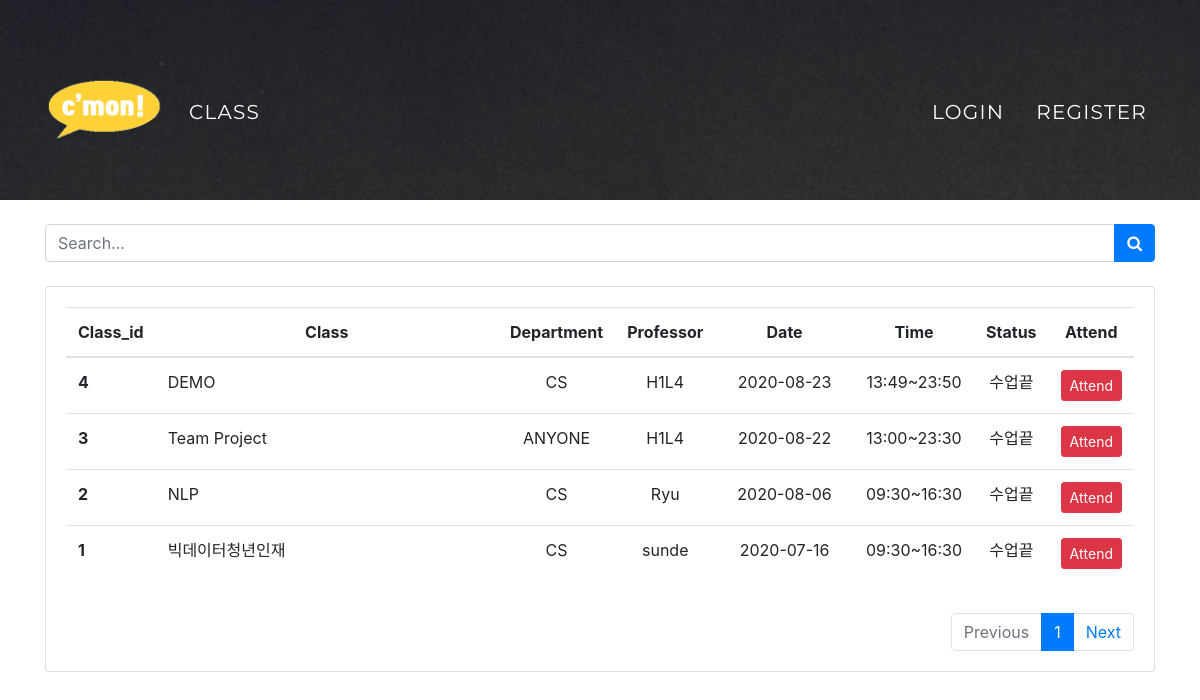
/class, run on the app's committed database.
### app.py (models this page shows)
class Class(db.Model):
    class_id = db.Column(db.Integer, primary_key=True, autoincrement=True)
    classname = db.Column(db.String)
    pname = db.Column(db.String)
    department = db.Column(db.String)
    Date = db.Column(db.String)
    starttime = db.Column(db.String)
    endtime = db.Column(db.String)
    password = db.Column(db.String)

### app.py (the view)
@app.route('/class', methods=['POST', 'GET'])
def class_():
    all_class = []
    for row in Class.query.order_by(Class.class_id.desc()):
        dt = datetime.strptime(row.Date, '%Y-%m-%d')
        st = datetime.strptime(row.starttime, '%H:%M')
        et = datetime.strptime(row.endtime, '%H:%M')
        now = datetime.now()
        nowdt = datetime.strptime(now.strftime("%Y-%m-%d"), "%Y-%m-%d")  # %H%M%S
        nowt = datetime.strptime(now.strftime("%H:%M"), "%H:%M")
        if (dt == nowdt and st < nowt and nowt < et):
            state = '수업중'
        elif ((dt == nowdt and nowt < st) or dt > nowdt):
            state = '수업전'
        else:
            state = '수업끝'
        tmp = {'classname': row.classname,
               'department': row.department,
               'professor': row.pname,
               'Date': row.Date,
               'starttime': row.starttime,
               'endtime': row.endtime,
               'state': state,
               '#': row.class_id
               }
        all_class.append(tmp)
    return render_template('class.html', page='class', info=all_class)

### templates/class.html (shortened to what this page needs)
<!doctype html>
<html lang="ko">
  <head>
    <link rel="stylesheet" href="https://stackpath.bootstrapcdn.com/bootstrap/4.5.2/css/bootstrap.min.css">
  </head>
  <body>
{% include 'navbar.html' %}
<header class="masthead"></header>
    <link href="https://maxcdn.bootstrapcdn.com/font-awesome/4.3.0/css/font-awesome.min.css" rel="stylesheet">
    <div class="container">
        <div class="input-group mb-4">
            <input type="search" placeholder="Search..." aria-describedby="button-addon5" class="form-control">
            <div class="input-group-append">
              <button id="button-addon5" type="submit" class="btn btn-primary"><i class="fa fa-search"></i></button>
            </div>
          </div>
        <div class="row">
            <div class="col-lg-12">
                <div class="card">
                    <div class="card-body">
                        <div class="table-responsive project-list">
                            <table class="table project-table table-centered table-nowrap">
                                <thead>
                                    <tr>
                                        <th scope="col">Class_id</th>
                                        <th scope="col" style="width: 40%">Class</th>
                                        <th scope="col">Department</th>
                                        <th scope="col">Professor</th>
                                        <th scope="col" style="width: 15%">Date</th>
                                        <th scope="col">Time</th>
                                        <th scope="col">Status</th>
                                        <th scope="col">Attend</th>
                                    </tr>
                                </thead>
                                <tbody>
                                    {% for row in info%}
                                    <tr>
                                        <th scope="row">{{ row['#'] }}</th>
                                        <td>{{ row['classname']}}</td>
                                        <td  style="text-align: center;">{{ row['department'] }}</td>
                                        <td  style="text-align: center;">{{ row['professor'] }}</td>
                                        <td  style="text-align: center;">{{ row['Date'] }}</td>
                                        <td  style="text-align: center;">{{ row['starttime'] }}~{{ row['endtime'] }}</td>
                                        <td  style="text-align: center;">
                                            {{ row['state'] }}
                                        </td>
                                        <td  style="text-align: center;">
                                            {%if row['state']=='수업중' %}
                                                <button type="button" onclick="location.href='/attend_check/class_id={{ row['#'] }}'" class="btn btn-success btn-sm">Attend</button>
                                            {% else %}
                                                <button type="button" onclick="javascript:btn()" class="btn btn-danger btn-sm">Attend</button>
                                            {% endif %}
                                        </td>
                                    </tr>
                                {% endfor %}
                                </tbody>
                            </table>
                        </div>
                        <div class="pt-3">
                            <ul class="pagination justify-content-end mb-0">
                                <li class="page-item disabled">
                                    <a class="page-link" href="#" tabindex="-1" aria-disabled="true">Previous</a>
                                </li>
                                <li class="page-item active"><a class="page-link" href="#">1</a></li>
                                <li class="page-item">
                                    <a class="page-link" href="#">Next</a>
                                </li>
                            </ul>
                        </div>
                    </div>
                </div>
            </div>
        </div>
    </div>
  </body>
</html>

### templates/navbar.html (shortened to what this page needs)
<head>
</head>
        <nav class="navbar navbar-expand-lg navbar-dark fixed-top" id="mainNav">
            <div class="container">
                <a class="navbar-brand" href="/"><img src="{{ url_for('static', filename='assets/img/logo.png') }}" alt="" style="width : 120px; height: 120px"/></a>
                <div class="collapse navbar-collapse" id="navbarResponsive">
                <ul class="navbar-nav text-uppercase mr-auto">
                        <li {% if page == 'class' %} class="nav-item active " {% else %}class="nav-item mr-auto"{% endif %}>
                            <a class="nav-link" href="/class">Class</a></li>
                        {% if current_user.is_authenticated %}
                            {% if current_user.who =='professor' %}
                                <li class="nav-item "><a class="nav-link" href="/professor_page">Chart</a></li>
                                <li class="nav-item "><a class="nav-link" href="/add_class">Create Class</a></li>
                                </ul>
                            {% endif %}
                            </ul>
                            <ul class="navbar-nav text-uppercase ml-auto">
                            <li class="nav-item"><a class="nav-link active" > Welcom {{ current_user.username}}</a></li>
                            <li class="nav-item"><a class="nav-link" href="/logout">Logout</a></li>
                            </ul>
                        {% else %}
                            </ul>
                            <ul class="navbar-nav text-uppercase ml-auto">
                            <li class="nav-item"><a class="nav-link" href="/login">Login</a></li>
                            <li class="nav-item"><a class="nav-link" href="/register">Register</a></li>
                            </ul>
                        {% endif %}
                </div>
            </div>
        </nav>

### templates/class.html (style rules this page uses)
.container { padding-top: 2%; }
thead { text-align: center; }
header.masthead { padding-top: 2.5rem; padding-bottom: 10rem; text-align: center; color: #fff; background-image: url("/static/assets/img/header-sg.jpg"); background-repeat: no-repeat; background-attachment: scroll; background-position: center center; background-size: cover; }

### data on the page
Class: class_id "4", classname "DEMO", department "CS", professor "H1L4", Date "2020-08-23", starttime "13:49", endtime "23:50", state "수업끝"
Class: row "3", classname "Team Project", department "ANYONE", professor "H1L4", Date "2020-08-22", starttime "13:00", endtime "23:30", state "수업끝"
Class: row "2", classname "NLP", department "CS", professor "Ryu", Date "2020-08-06", starttime "09:30", endtime "16:30", state "수업끝"
Class: row "1", classname "빅데이터청년인재", department "CS", professor "sunde", Date "2020-07-16", starttime "09:30", endtime "16:30", state "수업끝"
